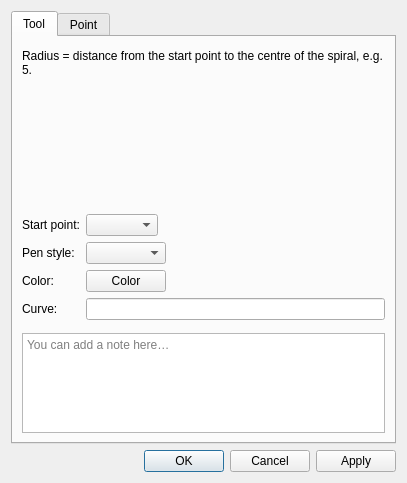
<?xml version="1.0" encoding="UTF-8"?>
<ui version="4.0">
 <class>ODialogSpiral</class>
 <widget class="QDialog" name="ODialogSpiral">
  <property name="geometry">
   <rect>
    <x>0</x>
    <y>0</y>
    <width>407</width>
    <height>483</height>
   </rect>
  </property>
  <property name="windowTitle">
   <string>Spiral</string>
  </property>
  <property name="windowIcon">
   <iconset resource="../../../vmisc/share/resources/icon.qrc">
    <normaloff>:/icon/64x64/icon64x64.png</normaloff>:/icon/64x64/icon64x64.png</iconset>
  </property>
  <property name="locale">
   <locale language="English" country="UnitedStates"/>
  </property>
  <layout class="QVBoxLayout" name="verticalLayout_2">
   <item>
    <widget class="QTabWidget" name="tabWidget">
     <property name="currentIndex">
      <number>0</number>
     </property>
     <widget class="QWidget" name="tab">
      <attribute name="title">
       <string>Tool</string>
      </attribute>
      <layout class="QVBoxLayout" name="verticalLayout">
       <item>
        <widget class="QLabel" name="labelRadiusHint">
         <property name="text">
          <string>Radius = distance from the start point to the centre of the spiral, e.g. 5.</string>
         </property>
         <property name="wordWrap">
          <bool>true</bool>
         </property>
        </widget>
       </item>
       <item>
        <widget class="QWidget" name="formulaRadiusPlaceholder" native="true"/>
       </item>
       <item>
        <widget class="QWidget" name="formulaLengthPlaceholder" native="true"/>
       </item>
       <item>
        <widget class="QWidget" name="formulaAnglePlaceholder" native="true"/>
       </item>
       <item>
        <layout class="QHBoxLayout" name="formulaSeparatorLayout">
         <property name="leftMargin">
          <number>33</number>
         </property>
         <property name="rightMargin">
          <number>33</number>
         </property>
         <item>
          <widget class="QFrame" name="formulaSeparator">
           <property name="minimumSize">
            <size>
             <width>0</width>
             <height>1</height>
            </size>
           </property>
           <property name="maximumSize">
            <size>
             <width>16777215</width>
             <height>1</height>
            </size>
           </property>
          </widget>
         </item>
        </layout>
       </item>
       <item>
        <layout class="QFormLayout" name="formLayout">
         <property name="fieldGrowthPolicy">
          <enum>QFormLayout::ExpandingFieldsGrow</enum>
         </property>
         <item row="0" column="0">
          <widget class="QLabel" name="label_4">
           <property name="visible">
            <bool>false</bool>
           </property>
           <property name="text">
            <string>Start point:</string>
           </property>
          </widget>
         </item>
         <item row="0" column="1">
          <widget class="QComboBox" name="comboBoxStartPoint">
           <property name="visible">
            <bool>false</bool>
           </property>
           <property name="toolTip">
            <string>Select start point of the spiral</string>
           </property>
          </widget>
         </item>
         <item row="1" column="0">
          <widget class="QLabel" name="labelPenStyle">
           <property name="text">
            <string>Pen style:</string>
           </property>
          </widget>
         </item>
         <item row="1" column="1">
          <widget class="QComboBox" name="comboBoxPenStyle">
           <property name="minimumSize">
            <size>
             <width>80</width>
             <height>0</height>
            </size>
           </property>
           <property name="maximumSize">
            <size>
             <width>110</width>
             <height>16777215</height>
            </size>
           </property>
           <property name="iconSize">
            <size>
             <width>80</width>
             <height>14</height>
            </size>
           </property>
          </widget>
         </item>
         <item row="2" column="0">
          <widget class="QLabel" name="labelColor">
           <property name="text">
            <string>Color:</string>
           </property>
          </widget>
         </item>
         <item row="2" column="1">
          <widget class="VPE::QtColorPicker" name="pushButtonColor">
           <property name="text">
            <string notr="true">Color</string>
           </property>
          </widget>
         </item>
         <item row="3" column="0">
          <widget class="QLabel" name="labelAlias">
           <property name="text">
            <string>Curve:</string>
           </property>
          </widget>
         </item>
         <item row="3" column="1">
          <widget class="QLineEdit" name="lineEditAlias">
          </widget>
         </item>
        </layout>
       </item>
       <item>
        <layout class="QHBoxLayout" name="notesSeparatorLayout">
         <property name="leftMargin">
          <number>33</number>
         </property>
         <property name="rightMargin">
          <number>33</number>
         </property>
         <item>
          <widget class="QFrame" name="notesSeparator">
           <property name="minimumSize">
            <size>
             <width>0</width>
             <height>1</height>
            </size>
           </property>
           <property name="maximumSize">
            <size>
             <width>16777215</width>
             <height>1</height>
            </size>
           </property>
          </widget>
         </item>
        </layout>
       </item>
       <item>
        <widget class="QPlainTextEdit" name="plainTextEditToolNotes">
         <property name="placeholderText">
          <string>You can add a note here…</string>
         </property>
         <property name="maximumSize">
          <size>
           <width>16777215</width>
           <height>100</height>
          </size>
         </property>
        </widget>
       </item>
      </layout>
     </widget>
     <widget class="QWidget" name="tabPoint">
      <attribute name="title">
       <string>Point</string>
      </attribute>
      <layout class="QVBoxLayout" name="verticalLayoutPoint">
       <item>
        <layout class="QFormLayout" name="formLayoutEndPoint">
         <property name="fieldGrowthPolicy">
          <enum>QFormLayout::ExpandingFieldsGrow</enum>
         </property>
         <item row="0" column="0">
          <widget class="QLabel" name="labelEndPointName">
           <property name="text">
            <string>End point name:</string>
           </property>
          </widget>
         </item>
         <item row="0" column="1">
          <widget class="QLineEdit" name="lineEditEndPointName">
          </widget>
         </item>
        </layout>
       </item>
      </layout>
     </widget>
    </widget>
   </item>
   <item>
    <widget class="QDialogButtonBox" name="buttonBox">
     <property name="orientation">
      <enum>Qt::Horizontal</enum>
     </property>
     <property name="standardButtons">
      <set>QDialogButtonBox::Apply|QDialogButtonBox::Cancel|QDialogButtonBox::Ok</set>
     </property>
    </widget>
   </item>
  </layout>
 </widget>
 <customwidgets>
  <customwidget>
   <class>VPE::QtColorPicker</class>
   <extends>QPushButton</extends>
   <header>../vpropertyexplorer/qtcolorpicker.h</header>
  </customwidget>
 </customwidgets>
 <resources>
  <include location="../../../vmisc/share/resources/icon.qrc"/>
 </resources>
</ui>
